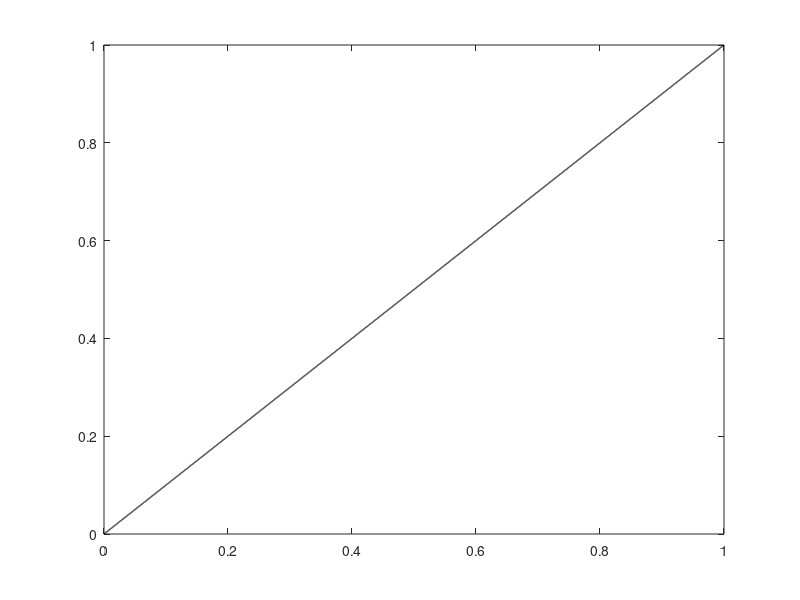

This figure's MATLAB source: (Note: this script raises an error after producing the figure.)
clc;
clear;
close all;

num=50;
N=64;
n=-N/2:N/2-1;
t=2;
x=-N/2:N/2-t;
SNR=[-30,-20,-10,0];
p1=0:1e-4:1;

temp1_z0 = zeros(1,N);
pfa=p1;
plot(p1,pfa,'k-','LineWidth',1);hold on;
for snr =1:length(SNR)
    alpha=1;
    rho2 = 10^(SNR(snr)/10);
    N0=alpha^2/rho2;
    for run = 1:num
        w=sqrt(N0/2)*(randn(1,N)+1i*randn(1,N));        
        for kx = 1:length(x)
            
            temp1_z0(kx) = exp(-rho2)*besseli(0,2*alpha/N0*abs(mean((heaviside(n-x(kx))-...
                heaviside(n-x(kx)-t)).*w)));
        end
        gamma1_z0(run)=1/N*sum(temp1_z0);
    end
    P_FA = p1*mean(gamma1_z0)./(1-p1+p1*mean(gamma1_z0));
    plot(p1,P_FA,'--','LineWidth',1);hold on;
end

legend('P_F_A=P(1)','SNR=-30','SNR=-20','SNR=-10','SNR=0')
xlabel('P(1)');
ylabel('P_F_A');